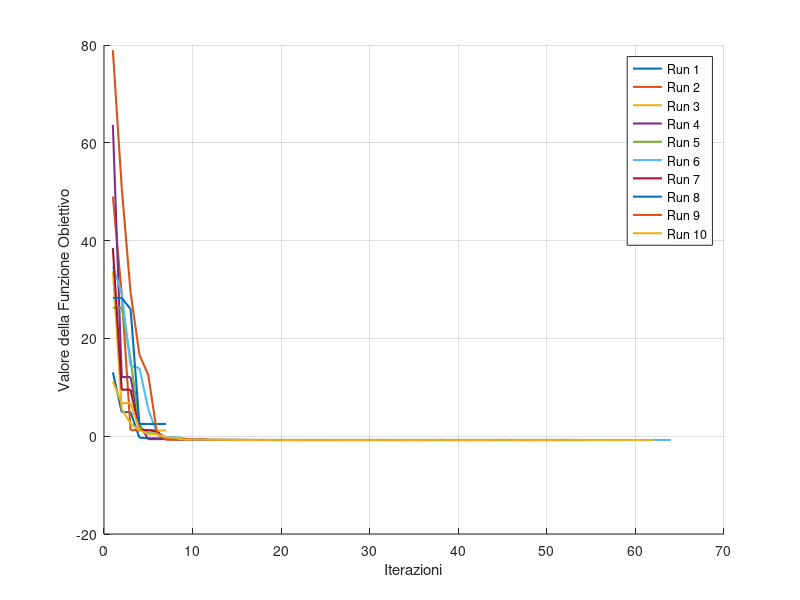
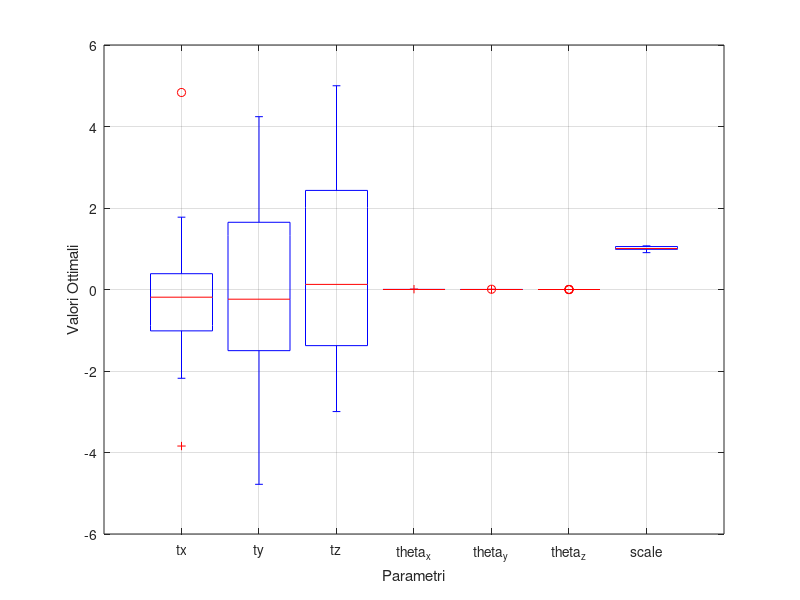
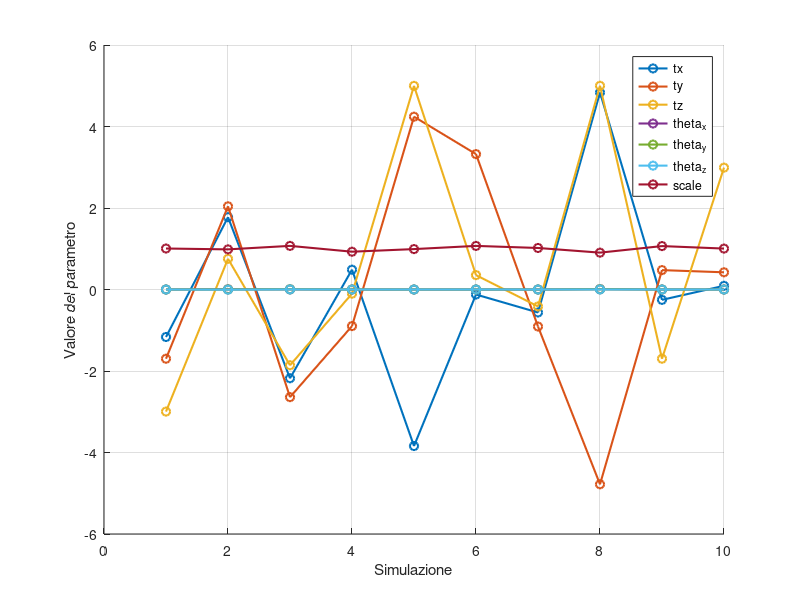
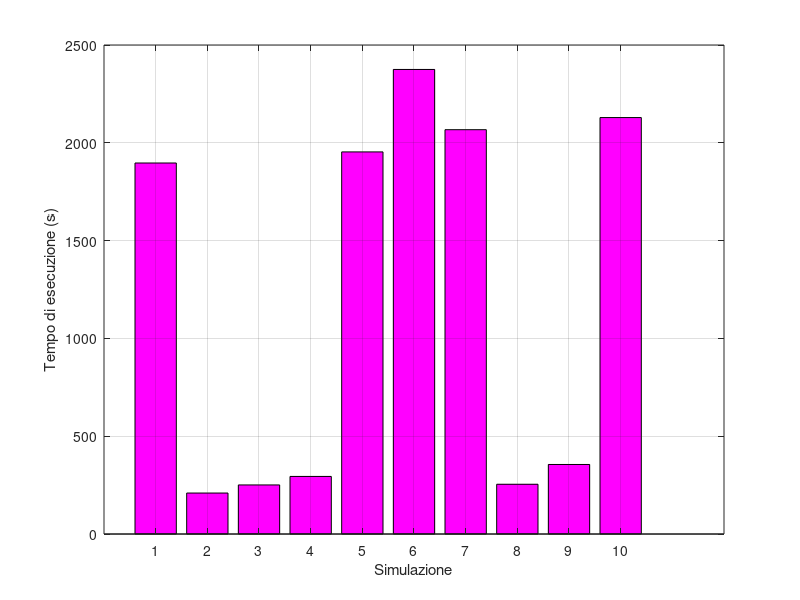

The MATLAB script that drew these images, in order: (Note: this script raises an error after producing the figures.)
close all;
clear;
clc;

jsonData = fileread('monte_carlo_results_cpso.json');
data = jsondecode(jsonData);

data

monte_carlo_run = length(data.execution_times_all);
output_folder = 'Risultati';

% Grafico della convergenza della funzione obiettivo
fig = figure;
hold on;
for i = 1:monte_carlo_run
    plot(data.convergence_all{i}, 'LineWidth', 1.5);
end
hold off;
xlabel('Iterazioni');
ylabel('Valore della Funzione Obiettivo');
legend(arrayfun(@(x) sprintf('Run %d', x), 1:monte_carlo_run, 'UniformOutput', false));
grid on;
saveas(fig, fullfile(output_folder, 'convergenza_funzione_obiettivo_cpso.png'));
close(fig);

% Parametri ottimali
fig = figure;
boxplot(data.optimal_params_all, 'Labels', {'tx', 'ty', 'tz', 'theta_x', 'theta_y', 'theta_z', 'scale'});
xlabel('Parametri');
ylabel('Valori Ottimali');
grid on;
saveas(fig, fullfile(output_folder, 'distribuzione_parametri_ottimali_cpso.png'));
close(fig);

% Evoluzione dei parametri ottimali tra le simulazioni
fig = figure;
hold on;
num_params = size(data.optimal_params_all, 2);
colors = lines(num_params);
for i = 1:num_params
    plot(data.optimal_params_all(:, i), '-o', 'LineWidth', 1.5, 'Color', colors(i, :));
end
hold off;
xlabel('Simulazione');
ylabel('Valore del parametro');
legend({'tx', 'ty', 'tz', 'theta_x', 'theta_y', 'theta_z', 'scale'}, 'Location', 'best');
grid on;
saveas(fig, fullfile(output_folder, 'evoluzione_parametri_ottimali_cpso.png'));
close(fig);

% Tempo di esecuzione per ogni simulazione
fig = figure;
bar(data.execution_times_all, 'FaceColor', 'm');
xlabel('Simulazione');
ylabel('Tempo di esecuzione (s)');
grid on;
saveas(fig, fullfile(output_folder, 'tempo_esecuzione_cpso.png'));
close(fig);

% Grafico della fitness
fig = figure;
bar(data.optimal_values_all, 'FaceColor', 'm');
xlabel('Simulazione');
ylabel('Miglior valore di fitness');
grid on;
saveas(fig, fullfile(output_folder, 'andamento_fitness_cpso.png'));
close(fig);

% Grafico dell'errore
fig = figure;
hold on;
bar(data.rmse_values_all);
hold off;
xlabel('Simulazione');
ylabel('RMSE');
grid on;
saveas(fig, fullfile(output_folder, 'evoluzione_rmse_cpso.png'));
close(fig);

results_table = table((1:monte_carlo_run)', data.execution_times_all, data.optimal_values_all, data.rmse_values_all, ...
    'VariableNames', {'Simulazione', 'TempoEsecuzione', 'ValoreFitness', 'RMSE'});

writetable(results_table, fullfile(output_folder, 'risultati_simulazioni_cpso.csv'));

